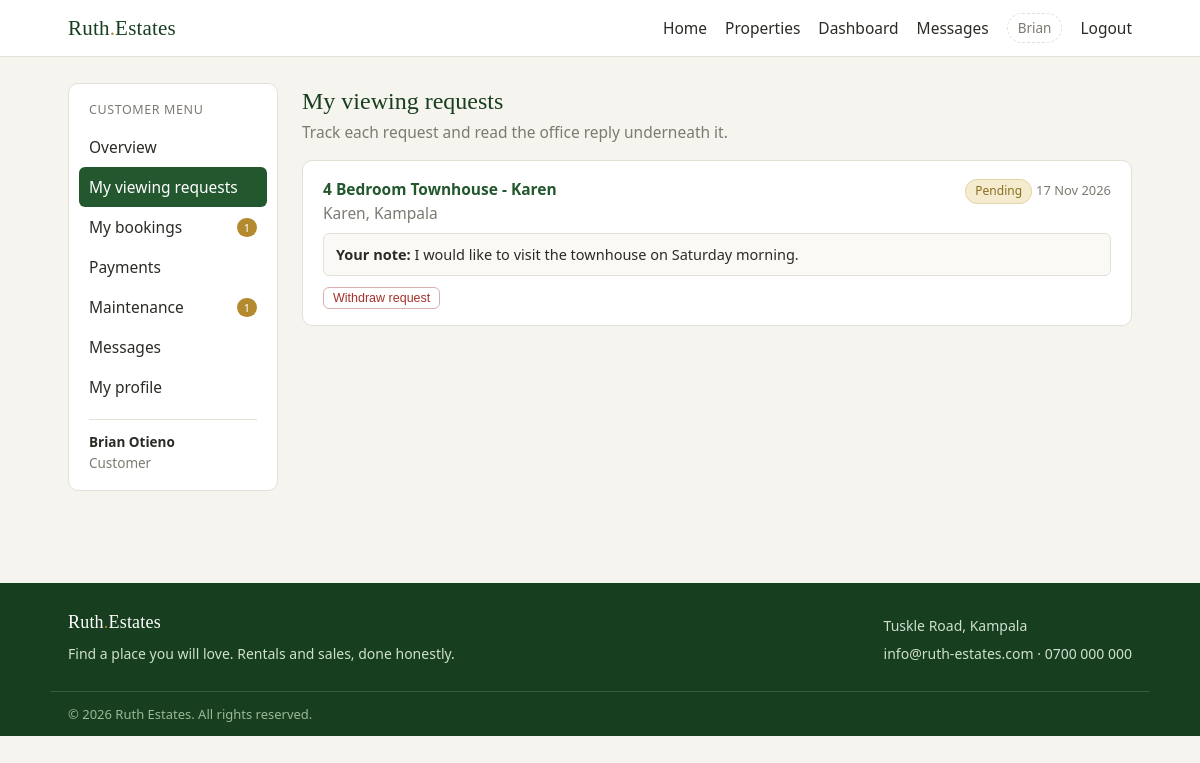
Page /customer/inquiries.php (signed in) on the committed database.
### tables this page shows
CREATE TABLE inquiries (
  id INT AUTO_INCREMENT PRIMARY KEY,
  property_id INT NOT NULL,
  customer_id INT NOT NULL,
  note TEXT,
  reply TEXT,
  status ENUM('pending','approved','rejected') NOT NULL DEFAULT 'pending',
  created_at TIMESTAMP NOT NULL DEFAULT CURRENT_TIMESTAMP,
  responded_at DATETIME DEFAULT NULL,
  CONSTRAINT fk_inquiry_property FOREIGN KEY (property_id) REFERENCES properties(id) ON DELETE CASCADE,
  CONSTRAINT fk_inquiry_customer FOREIGN KEY (customer_id) REFERENCES users(id) ON DELETE CASCADE
);

CREATE TABLE properties (
  id INT AUTO_INCREMENT PRIMARY KEY,
  title VARCHAR(150) NOT NULL,
  description TEXT NOT NULL,
  property_type ENUM('house','apartment','land','commercial') NOT NULL DEFAULT 'house',
  listed_for ENUM('rent','sale') NOT NULL DEFAULT 'rent',
  price DECIMAL(12,2) NOT NULL DEFAULT 0,
  location VARCHAR(120) NOT NULL,
  bedrooms TINYINT UNSIGNED NOT NULL DEFAULT 0,
  bathrooms TINYINT UNSIGNED NOT NULL DEFAULT 0,
  photo VARCHAR(255) DEFAULT NULL,
  status ENUM('available','taken') NOT NULL DEFAULT 'available',
  manager_id INT DEFAULT NULL,
  created_at TIMESTAMP NOT NULL DEFAULT CURRENT_TIMESTAMP,
  CONSTRAINT fk_property_manager FOREIGN KEY (manager_id) REFERENCES users(id) ON DELETE SET NULL
);

### customer/inquiries.php (the view, shortened to what this page needs)
<?php
require_once dirname(__DIR__) . '/config/db.php';
include dirname(__DIR__) . '/includes/header.php';
?>
<div class="dash-layout">
<?php include __DIR__ . '/menu.php'; ?>
<main class="dash-main">
  <h1>My viewing requests</h1>
  <p class="muted">Track each request and read the office reply underneath it.</p>
  <?php
  $stmt = $pdo->prepare('SELECT i.*, p.title, p.location, p.id AS pid FROM inquiries i JOIN properties p ON p.id = i.property_id WHERE i.customer_id = ? ORDER BY i.created_at DESC');
  $stmt->execute([$user['id']]);
  $inquiries = $stmt->fetchAll();
  if (!$inquiries): ?>
    <div class="panel">
      <p class="muted">Nothing yet. Find something you like and request a viewing <a href="../properties.php">here</a>.</p>
    </div>
  <?php else: ?>
    <?php foreach ($inquiries as $i): ?>
      <div class="panel inquiry">
        <div class="inquiry-head">
          <div>
            <b><a href="../property.php?id=<?php echo (int) $i['pid']; ?>"><?php echo esc($i['title']); ?></a></b>
            <p class="muted"><?php echo esc($i['location']); ?></p>
          </div>
          <div class="inquiry-side">
            <?php echo status_badge($i['status']); ?>
            <small class="muted"><?php echo esc(friendly_date($i['created_at'])); ?></small>
          </div>
        </div>
        <p class="note"><b>Your note:</b> <?php echo nl2br(esc($i['note'])); ?></p>
        <?php if ($i['status'] === 'pending'): ?>
          <form method="post">
            <button class="btn btn-tiny btn-danger" type="submit" data-confirm="Withdraw this viewing request?">Withdraw request</button>
          </form>
        <?php endif; ?>
      </div>
    <?php endforeach; ?>
  <?php endif; ?>
</main>
</div>
<?php include dirname(__DIR__) . '/includes/footer.php'; ?>

### includes/functions.php (shortened to what this page needs)
<?php
function esc($value)
{
    return htmlspecialchars((string) $value, ENT_QUOTES, 'UTF-8');
}
function status_badge($status)
{
    $classes = ['pending' => 'badge badge-pending', 'approved' => 'badge badge-approved', 'rejected' => 'badge badge-rejected', 'available' => 'badge badge-approved', 'taken' => 'badge badge-muted', 'occupied' => 'badge badge-muted', 'maintenance' => 'badge badge-pending', 'active' => 'badge badge-approved', 'blocked' => 'badge badge-rejected', 'rent' => 'badge badge-muted', 'sale' => 'badge badge-muted', 'manager' => 'badge badge-admin', 'landlord' => 'badge badge-admin', 'customer' => 'badge badge-approved', 'paid' => 'badge badge-approved', 'cancelled' => 'badge badge-rejected', 'open' => 'badge badge-pending', 'in_progress' => 'badge badge-admin', 'resolved' => 'badge badge-approved', 'closed' => 'badge badge-muted', 'low' => 'badge badge-muted', 'normal' => 'badge badge-muted', 'high' => 'badge badge-pending', 'urgent' => 'badge badge-rejected'];
    $labels = ['in_progress' => 'In progress', 'mobile_money' => 'Mobile money'];
    return '<span class="' . ($classes[$status] ?? 'badge badge-muted') . '">' . esc($labels[$status] ?? ucfirst($status)) . '</span>';
}
function friendly_date($timestamp)
{
    $timestamp = trim((string) $timestamp);
    return date('j M Y', strtotime($timestamp));
}

### assets/css/style.css (style rules this page uses)
:root { --green: #23572e; --green-dark: #173e1e; --green-light: #e7f0e7; --cream: #f6f4ef; --ink: #2b2b26; --muted: #7c7a71; --line: #e3e0d7; --danger: #a4322a; --pending: #8a6d1f; --pending-bg: #f5ecd0; }
* { margin: 0; padding: 0; box-sizing: border-box; }
body { font-family: "Segoe UI", Arial, Helvetica, sans-serif; background: var(--cream); color: var(--ink); font-size: 15.5px; line-height: 1.55; overflow-x: hidden; }
a { color: var(--green); }
h1, h2, h3, .brand { font-family: Georgia, "Times New Roman", serif; font-weight: normal; }
.muted { color: var(--muted); }
.badge { display: inline-block; font-size: 12px; padding: 2px 9px; border-radius: 12px; border: 1px solid transparent; }
.badge-pending { background: var(--pending-bg); color: var(--pending); border-color: #e3d5a5; }
.btn { display: inline-block; background: var(--green); color: #fff; border: 1px solid var(--green); border-radius: 6px; padding: 8px 18px; font-size: 15px; cursor: pointer; text-decoration: none; }
.btn-danger { background: #fff; color: var(--danger); border-color: #d8b1ae; }
.btn-tiny { padding: 3px 9px; font-size: 12.5px; }
.dash-layout { display: flex; gap: 24px; align-items: flex-start; }
.dash-main { flex: 1; min-width: 0; }
.dash-main h1 { font-size: 24px; color: var(--green-dark); }
.dash-main > p.muted { margin-bottom: 16px; }
.panel { background: #fff; border: 1px solid var(--line); border-radius: 10px; padding: 18px 22px; margin-bottom: 20px; }
.inquiry { padding: 16px 20px; }
.inquiry-head { display: flex; justify-content: space-between; gap: 14px; flex-wrap: wrap; margin-bottom: 8px; }
.inquiry-head a { text-decoration: none; }
.inquiry-side { text-align: right; }
.note { background: #faf9f5; border: 1px solid var(--line); border-radius: 6px; padding: 9px 12px; margin-bottom: 8px; font-size: 14.5px; }
body { -webkit-text-size-adjust: 100%; }
.btn, button, .nav-toggle { touch-action: manipulation; }

### rows in the picture
inquiries: property.title "4 Bedroom Townhouse - Karen", property.location "Karen, Kampala", status "Pending", created_at "17 Nov 2026", note "I would like to visit the townhouse on Saturday morning."

### other values in the picture
explode(' ', $user['name'])[0] "Brian"
$label "Overview"
$label "My viewing requests"
$label "My bookings"
$pendingBookings "1"
$label "Payments"
$label "Maintenance"
$openRequests "1"
$label "Messages"
$label "My profile"
auth_user()['name'] "Brian Otieno"
app_setting('contact_address', 'Tuskle Road, Kampala') "Tuskle Road, Kampala"
app_setting('contact_email', 'info@ruth-estates.com') "info@ruth-estates.com"
app_setting('contact_phone', '0700 000 000') "0700 000 000"
